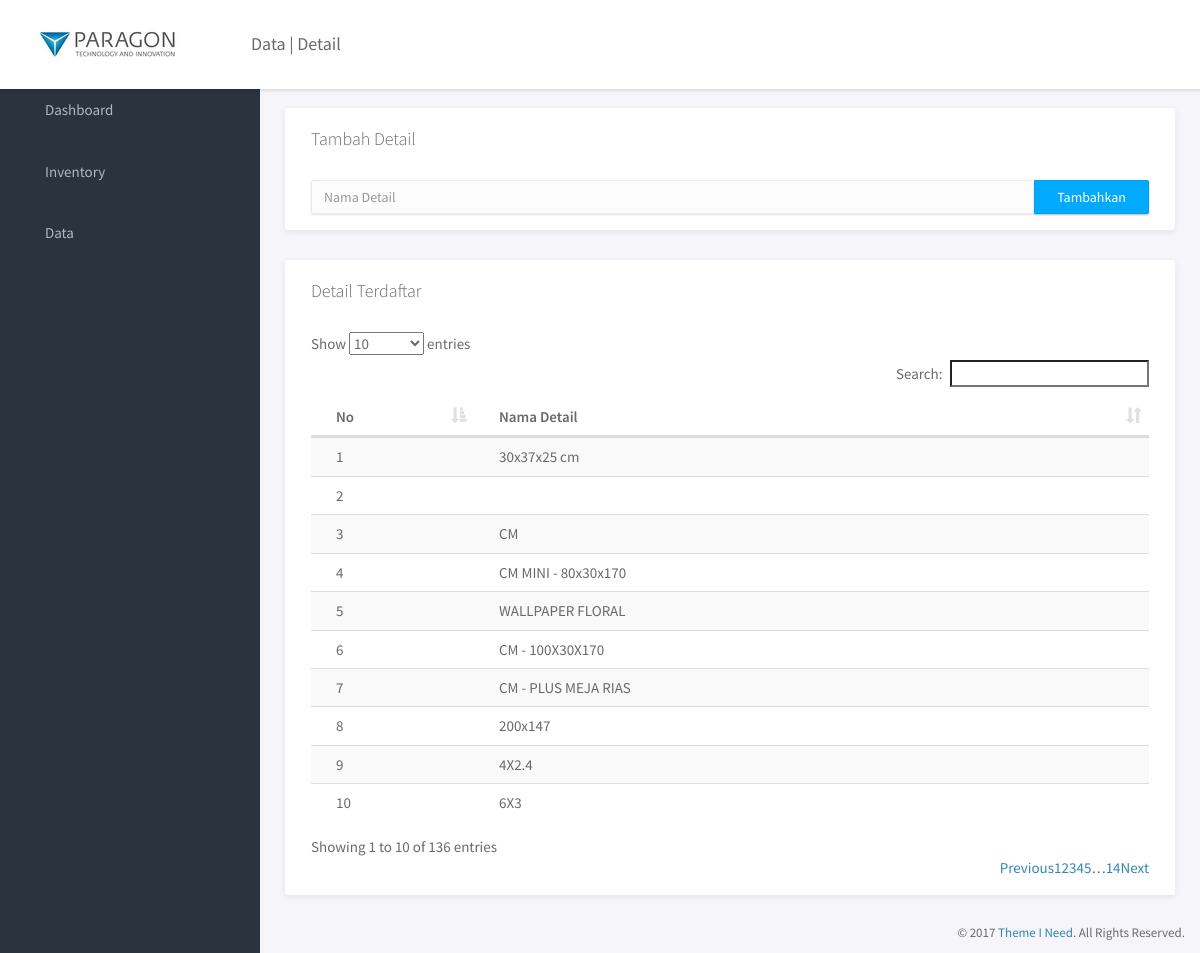
The app's page /detail.php with its own data.
### tables this page shows
CREATE TABLE `tbl_detail` (
  `id_detail` int(100) NOT NULL,
  `nama_detail` varchar(100) NOT NULL
);

### detail.php (the view, shortened to what this page needs)
<?php
include("koneksi.php");
?>
<!doctype html>
<html lang="en">
<head>
	<link rel="stylesheet" href="assets/vendor/bootstrap/css/bootstrap.min.css">
	<link rel="stylesheet" href="assets/vendor/font-awesome/css/font-awesome.min.css">
	<link rel="stylesheet" href="assets/vendor/linearicons/style.css">
	<link rel="stylesheet" href="assets/vendor/chartist/css/chartist-custom.css">
	<link rel="stylesheet" href="assets/css/main.css">
	<link rel="stylesheet" href="assets/css/dataTables.bootstrap.min.css">
</head>
<body>
	<div id="wrapper">
		<nav class="navbar navbar-default navbar-fixed-top">
			<div class="brand">
				<a href="index.html"><img src="assets/img/logo-dark.png" alt="Klorofil Logo" class="img-responsive logo"></a>
			</div>
			<div class="container-fluid">
				<div class="navbar-btn">
					<button type="button" class="btn-toggle-fullwidth"><i class="lnr lnr-arrow-left-circle"></i></button>
				</div>
			</div>
		</nav>
		<?php include ("navigation.php"); ?>
		<div class="main">
			<div class="main-content">
				<div class="container-fluid">
					<div class="panel">
            <div class="panel-heading">
							<h3 class="panel-title">Tambah Detail</h3>
							<div class="right">
              </div>
						</div>
						<div class="panel-body">
							<form action="" method="POST">
								<div class="input-group">
									<input name="input_nama_detail" class="form-control" type="text" placeholder="Nama Detail" required>
									<span class="input-group-btn">
										<input type="submit" name="tambah" class="btn btn-primary" value="Tambahkan">
									</span>
								</div>
							</form>
						</div>
					</div>
          <div class="panel">
            <div class="panel-heading">
                <h3 id="test" class="panel-title">Detail Terdaftar</h3>
                <div class="right">
                </div>
            </div>
            <div class="panel-body">
							<table id="tabel" class="table table-striped">
								<thead>
									<tr>
										<th>No</th>
										<th>Nama Detail</th>
									</tr>
								</thead>
								<tbody>
									<?php
										$tampil = mysqli_query($koneksi, "SELECT * from tbl_detail");
										while ($row = mysqli_fetch_array($tampil)){
											$id_detail = $row['id_detail'];
											$nama_detail = $row['nama_detail'];
											echo "<tr>
												<td>".$id_detail."</td>
												<td>".$nama_detail."</td>
												</tr>";
										}
									?>
                </tbody>
              </table>
						</div>
          </div>
      	</div>
			</div>
		</div>
		<footer>
			<div class="container-fluid">
				<p class="copyright">&copy; 2017 <a href="https://www.themeineed.com" target="_blank">Theme I Need</a>. All Rights Reserved.</p>
			</div>
		</footer>
	</div>
</body>
</html>

### navigation.php (shortened to what this page needs)
<nav class="navbar navbar-default navbar-fixed-top">
	<div class="brand">
		<a href="index.php"><img src="assets/img/logo-dark1.png" alt="Klorofil Logo" class="img-responsive logo"></a>
	</div>
	<div class="container-fluid">
		<div class="navbar-btn">
			<button type="button" class="btn-toggle-fullwidth"><i class="lnr lnr-arrow-left-circle"></i></button>
		</div>
		<div class="navbar-left navbar-btn">
			<h4 id="judulHalaman"></h4>
		</div>
	</div>
</nav>
<div id="sidebar-nav" class="sidebar">
			<div class="sidebar-scroll">
				<nav>
					<ul class="nav">
						<li><a href="index.php" class=""><i class="lnr lnr-home"></i> <span>Dashboard</span></a></li>
						<li>
							<a href="#subPageInvent" data-toggle="collapse" class="collapsed"><i class="lnr lnr-inbox"></i> <span>Inventory</span> <i class="icon-submenu lnr lnr-chevron-left"></i></a>
						</li>
						<li>
							<a href="#subPageData" data-toggle="collapse" class="collapsed"><i class="lnr lnr-file-empty"></i> <span>Data</span> <i class="icon-submenu lnr lnr-chevron-left"></i></a>
						</li>
					</ul>
				</nav>
			</div>
</div>

### assets/css/main.css (style rules this page uses)
html { position: relative; min-height: 100%; }
body { background-color: #F3F5F8; font-family: "Source Sans Pro", sans-serif; font-size: 15px; color: #676a6d; }
a { color: #3287B2; }
th { font-weight: 600; }
footer { position: absolute; bottom: 0; right: 0; padding-top: 15px; padding-bottom: 10px; }
.copyright { margin-bottom: 0; text-align: right; font-size: 13px; }
#wrapper .sidebar { -webkit-transition: all 0.3s ease-in-out; -moz-transition: all 0.3s ease-in-out; -ms-transition: all 0.3s ease-in-out; -o-transition: all 0.3s ease-in-out; transition: all 0.3s ease-in-out; width: 260px; height: 100%; float: left; background-color: #2B333E; position: fixed; left: 0; }
#wrapper .main { -webkit-transition: all 0.3s ease-in-out; -moz-transition: all 0.3s ease-in-out; -ms-transition: all 0.3s ease-in-out; -o-transition: all 0.3s ease-in-out; transition: all 0.3s ease-in-out; width: calc(100% - 260px); left: 0; position: relative; float: right; background-color: #f5f5fa; }
#wrapper #sidebar-nav, #wrapper .main { padding-top: 80px; }
.main-content { padding: 28px 10px; }
.navbar-default { -webkit-transition: all 0.3s ease-in-out; -moz-transition: all 0.3s ease-in-out; -ms-transition: all 0.3s ease-in-out; -o-transition: all 0.3s ease-in-out; transition: all 0.3s ease-in-out; -moz-box-shadow: 1px 2px 3px rgba(0, 0, 0, 0.1); -webkit-box-shadow: 1px 2px 3px rgba(0, 0, 0, 0.1); box-shadow: 1px 2px 3px rgba(0, 0, 0, 0.1); -webkit-border-radius: 0; -moz-border-radius: 0; border-radius: 0; padding: 0; margin: 0; border: none; background-color: #fff; }
.navbar-default .brand { float: left; padding: 30px 39px; background-color: #fff; }
.navbar-btn { float: left; padding: 16px 0; }
.navbar-btn button { font-size: 24px; padding: 4px 8px; line-height: .7; border: none; background: none; outline: none; }
.sidebar { z-index: 9; }
.sidebar .nav > li > a { padding: 18px 30px; color: #AEB7C2; border-left: 5px solid transparent; }
.sidebar .nav span { -webkit-transition: all 0.3s ease-in-out; -moz-transition: all 0.3s ease-in-out; -ms-transition: all 0.3s ease-in-out; -o-transition: all 0.3s ease-in-out; transition: all 0.3s ease-in-out; position: relative; top: -2px; }
.form-control { -moz-box-shadow: 0px 1px 2px 0 rgba(0, 0, 0, 0.1); -webkit-box-shadow: 0px 1px 2px 0 rgba(0, 0, 0, 0.1); box-shadow: 0px 1px 2px 0 rgba(0, 0, 0, 0.1); -webkit-border-radius: 2px; -moz-border-radius: 2px; border-radius: 2px; border-color: #eaeaea; background-color: #fcfcfc; }
.input-group { -moz-box-shadow: 0px 1px 2px 0 rgba(0, 0, 0, 0.1); -webkit-box-shadow: 0px 1px 2px 0 rgba(0, 0, 0, 0.1); box-shadow: 0px 1px 2px 0 rgba(0, 0, 0, 0.1); }
.input-group .form-control, .input-group-addon, .input-group-btn { -moz-box-shadow: none; -webkit-box-shadow: none; box-shadow: none; }
.btn { -webkit-border-radius: 2px; -moz-border-radius: 2px; border-radius: 2px; -moz-box-shadow: 0px 1px 2px 0 rgba(0, 0, 0, 0.2); -webkit-box-shadow: 0px 1px 2px 0 rgba(0, 0, 0, 0.2); box-shadow: 0px 1px 2px 0 rgba(0, 0, 0, 0.2); padding: 6px 22px; }
.btn-primary { background-color: #00AAFF; border-color: #00a0f0; }
.panel { -webkit-border-radius: 3px; -moz-border-radius: 3px; border-radius: 3px; -moz-box-shadow: 0 2px 6px rgba(0, 0, 0, 0.08); -webkit-box-shadow: 0 2px 6px rgba(0, 0, 0, 0.08); box-shadow: 0 2px 6px rgba(0, 0, 0, 0.08); background-color: #fff; margin-bottom: 30px; }
.panel .panel-heading, .panel .panel-body, .panel .panel-footer { padding-left: 25px; padding-right: 25px; }
.panel .panel-heading { padding-top: 20px; padding-bottom: 20px; position: relative; }
.panel .panel-heading .panel-title { margin: 0; font-size: 18px; font-weight: 300; }
.panel .panel-body { padding-top: 10px; padding-bottom: 15px; }
.panel .right { position: absolute; right: 20px; top: 32%; }
.panel .table > thead > tr > td:first-child, .panel .table > thead > tr > th:first-child, .panel .table > tbody > tr > td:first-child, .panel .table > tbody > tr > th:first-child, .panel .table > tfoot > tr > td:first-child, .panel .table > tfoot > tr > th:first-child { padding-left: 25px; }
.panel .table > thead > tr > td:last-child, .panel .table > thead > tr > th:last-child, .panel .table > tbody > tr > td:last-child, .panel .table > tbody > tr > th:last-child, .panel .table > tfoot > tr > td:last-child, .panel .table > tfoot > tr > th:last-child { padding-left: 25px; }

### records on screen
tbl_detail: id_detail "1", nama_detail "30x37x25 cm"
tbl_detail: id_detail "2"
tbl_detail: id_detail "3", nama_detail "CM"
tbl_detail: id_detail "4", nama_detail "CM MINI - 80x30x170"
tbl_detail: id_detail "5", nama_detail "WALLPAPER FLORAL"
tbl_detail: id_detail "6", nama_detail "CM - 100X30X170"
tbl_detail: id_detail "7", nama_detail "CM - PLUS MEJA RIAS"
tbl_detail: id_detail "8", nama_detail "200x147"
tbl_detail: id_detail "9", nama_detail "4X2.4"
tbl_detail: id_detail "10", nama_detail "6X3"
